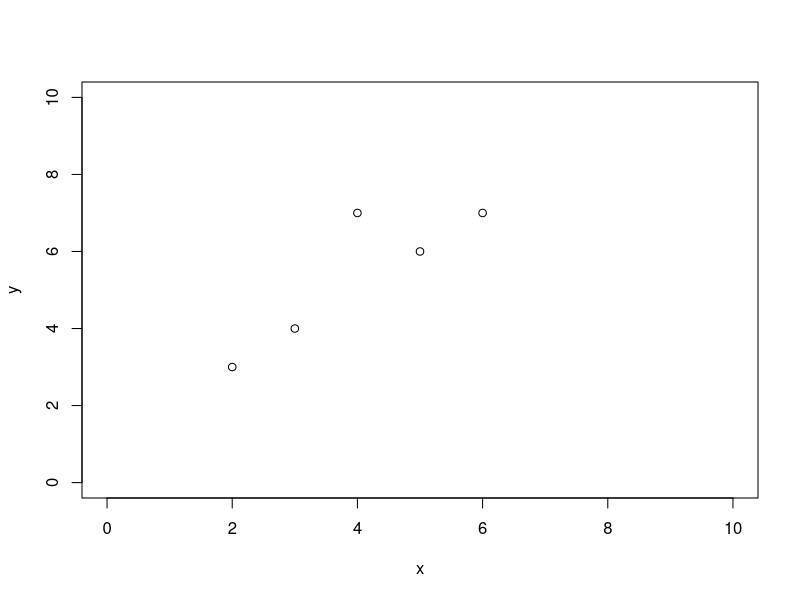
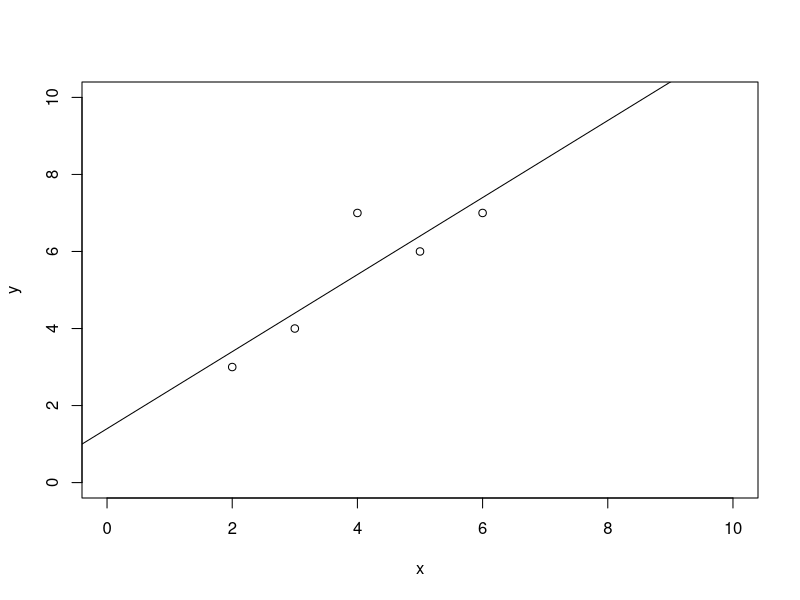
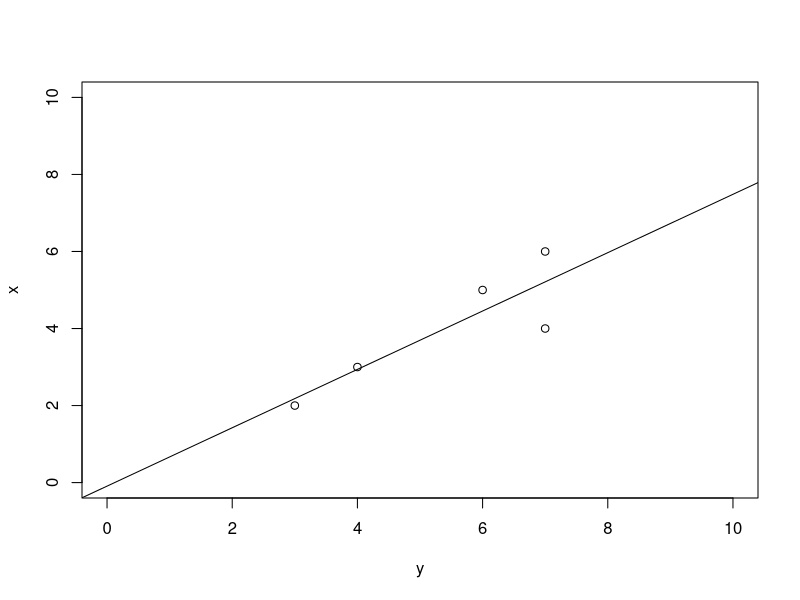

Generate these figures, in order, with R:
#sheet 4
library("tidyverse")
library("tidyr")
library("dplyr")
library("ggplot2")

#Aufgabe 1.1.
x <- c(2, 6, 3, 4, 5)
y <- c(3, 7, 4, 7, 6)
plot(x = x, y = y,
     xlim = c(0,10),
     ylim = c(0,10))

#(a) covariance
covariance <- cov(x,y)
#(b)  coefficient of correlation
sd_x <- sd(x)
sd_y <- sd(y)
var_x <- var(x)
var_y <- var(y)
coef_cor <- covariance/(sd_x * sd_y)
#Funktion aus R
coef_cor <- cor(x,y)
#regression line: criterion variable Y and predictor variable X
linear_regression <- lm(y ~ x)
summary(linear_regression)
plot(x = x, y = y,
     xlim = c(0,10),
     ylim = c(0,10))
abline(linear_regression)
#regression line: criterion variable X and predictor variable Y
linear_regression <- lm(x ~ y)
summary(linear_regression)
plot(x = y, y = x,
     xlim = c(0,10),
     ylim = c(0,10))
abline(linear_regression)
